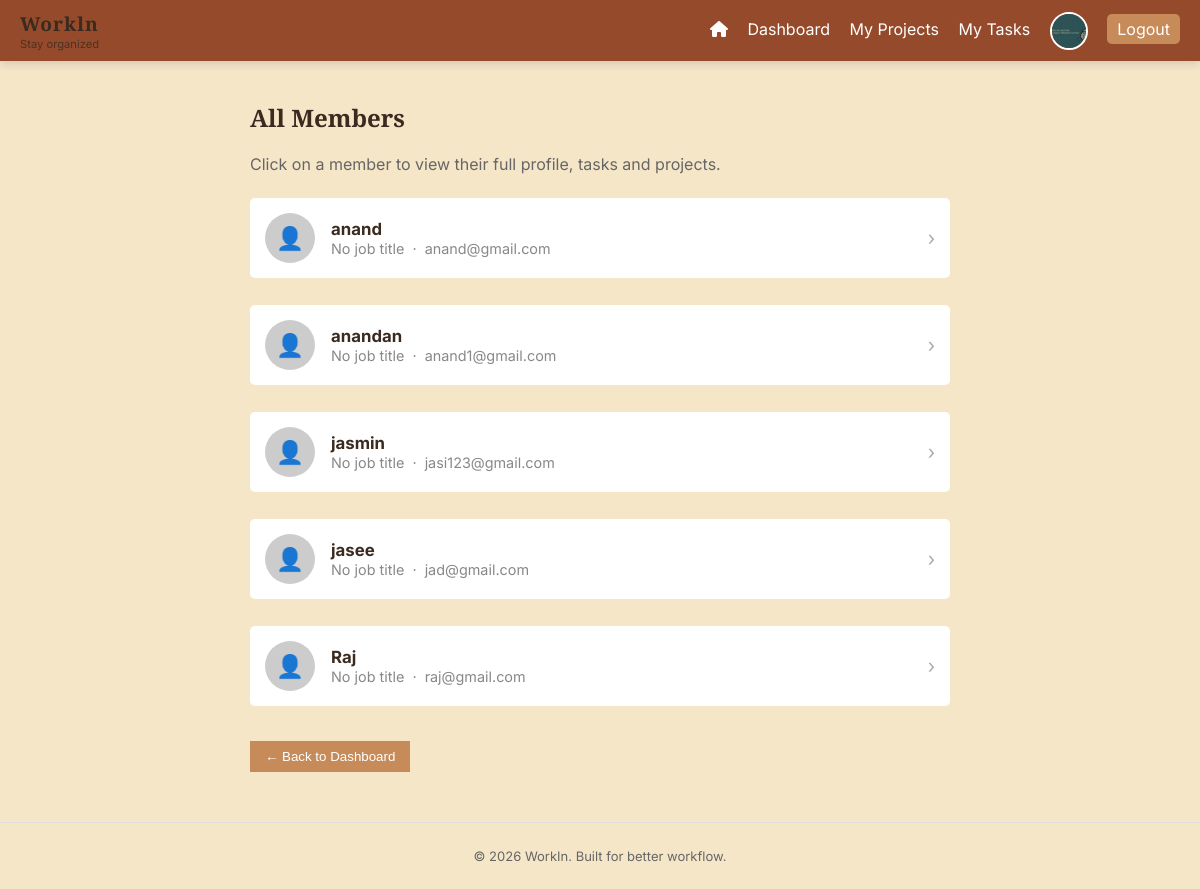
Page /members/ (signed in) on the committed database.
### users/models.py (models this page shows)
class CustomUser(AbstractUser):
    ROLE_CHOICES = (
        ('admin', 'Admin'),
        ('member', 'Member'),
    )
    role = models.CharField(max_length=10, choices=ROLE_CHOICES, default='member')
    mobile_number = models.CharField(max_length=15, blank=True, null=True)
    profile_picture = models.ImageField(upload_to='profile_pics/', blank=True, null=True)
    job_title = models.CharField(max_length=100, blank=True, null=True)

### users/views.py (the view)
# urls.py: path('members/', member_list, name='member_list'),
@login_required
def member_list(request):
    if request.user.role != 'admin':
        return redirect('dashboard')
    from django.contrib.auth import get_user_model
    User = get_user_model()
    members = User.objects.filter(role='member')
    return render(request, 'member_list.html', {'members': members})

### templates/member_list.html
{% extends 'base.html' %}
{% block content %}
<div style="max-width:700px; margin:0 auto;">
    <h2>All Members</h2>
    <p style="color:#666;">Click on a member to view their full profile, tasks and projects.</p>
    {% if members %}
        <div style="display:flex; flex-direction:column; gap:0.75rem; margin-top:1.5rem;">
        {% for member in members %}
            <a href="{% url 'member_detail' member.id %}" style="text-decoration:none; color:inherit;">
                <div class="card" style="display:flex; align-items:center; gap:1rem; cursor:pointer; transition:box-shadow 0.2s;">
                    {% if member.profile_picture %}
                        <img src="{{ member.profile_picture.url }}"
                             style="width:50px; height:50px; border-radius:50%; object-fit:cover; flex-shrink:0;">
                    {% else %}
                        <div style="width:50px; height:50px; border-radius:50%; background:#ccc; display:flex;
                                    align-items:center; justify-content:center; font-size:1.4rem; flex-shrink:0;">👤</div>
                    {% endif %}
                    <div>
                        <strong style="font-size:1.05rem;">{{ member.username }}</strong>
                        <p style="margin:0.1rem 0 0; color:#888; font-size:0.9rem;">
                            {{ member.job_title|default:"No job title" }} &nbsp;·&nbsp; {{ member.email }}
                        </p>
                    </div>
                    <span style="margin-left:auto; color:#aaa; font-size:1.2rem;">›</span>
                </div>
            </a>
        {% endfor %}
        </div>
    {% else %}
        <p>No members found.</p>
    {% endif %}
    <br>
    <a href="{% url 'dashboard' %}"><button type="button">← Back to Dashboard</button></a>
</div>
{% endblock %}

### templates/base.html (shortened to what this page needs)
{% load static %}
<!DOCTYPE html>
<html>
<head>
    <link rel="stylesheet" href="{% static 'style.css' %}">
    <link rel="stylesheet" href="https://cdnjs.cloudflare.com/ajax/libs/font-awesome/6.0.0/css/all.min.css">
</head>
<body>
    <nav>
    <div class="nav-brand">
        <h2>Workln</h2>
        <span class="nav-slogan">Stay organized</span>
    </div>
    <div class="nav-links">
        {% if request.path != '/' %}
        <a href="{% url 'home' %}" title="Home"><i class="fas fa-home"></i></a>
        {% endif %}
        <a href="{% url 'dashboard' %}">Dashboard</a>
        <a href="{% url 'projects' %}">My Projects</a>
        <a href="{% url 'tasks' %}">My Tasks</a>
        {% if request.user.is_authenticated %}
            <a href="{% url 'profile' %}" style"= gap:0.4rem; text-decoration:none;">
                {% if request.user.profile_picture %}
                    <img src="{{ request.user.profile_picture.url }}"
                         style="width:34px; height:34px; border-radius:50%; object-fit:cover; border:2px solid #fff; vertical-align:middle;">
                {% else %}
                    <span style="width:34px; height:34px; border-radius:50%; background:#888; display:inline-flex; align-items:center; justify-content:center; font-size:1rem; color:#fff;">👤</span>
                {% endif %}
            </a>
            <a href="{% url 'logout' %}" class="logout">Logout</a>
        {% endif %}
    </div>
</nav>
    <div class="container">
        {% block content %}
        {% endblock %}
    </div>
    <footer class="footer">
    <p>© 2026 WorkIn. Built for better workflow.</p>
</footer>
</body>
</html>

### static/style.css (style rules this page uses)
:root { --primary: #8B3A1A; --secondary: #C68B59; --background: #F5E6C8; --text: #3a2a1f; }
body { margin: 0; font-family: Arial; background: var(--background); color: var(--text); }
nav { position: sticky; top: 0; z-index: 1000; display: flex; justify-content: space-between; align-items: center; padding: 10px 20px; background: rgba(139, 58, 26, 0.9); backdrop-filter: blur(10px); box-shadow: 0 2px 10px rgba(0,0,0,0.15); }
nav a { color: white; margin-left: 15px; text-decoration: none; }
.nav-brand { display: flex; flex-direction: column; }
.nav-brand h2 { margin: 0; font-size: 1.2rem; letter-spacing: 1px; }
.nav-slogan { font-size: 0.7rem; opacity: 0.8; }
.container { padding: 20px; }
.card { background: white; padding: 15px; margin-bottom: 15px; border-radius: 5px; }
button { background: var(--secondary); color: white; border: none; padding: 8px 15px; cursor: pointer; }
h1, h2 { font-family: 'Playfair Display', serif; }
body { font-family: 'Inter', sans-serif; }
.footer { text-align: center; padding: 12px; font-size: 13px; color: #666; border-top: 1px solid #ddd; margin-top: 30px; }
.logout { background: var(--secondary); padding: 5px 10px; border-radius: 5px; }

### rows in the picture
CustomUser: user.profile_picture (picture)
CustomUser: username "anand", job_title "No job title", email "anand@gmail.com"
CustomUser: username "anandan", job_title "No job title", email "anand1@gmail.com"
CustomUser: username "jasmin", job_title "No job title", email "jasi123@gmail.com"
CustomUser: username "jasee", job_title "No job title", email "jad@gmail.com"
CustomUser: username "Raj", job_title "No job title", email "raj@gmail.com"
